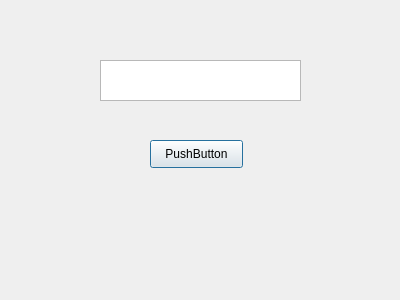
<?xml version="1.0" encoding="UTF-8"?>
<ui version="4.0">
 <class>MyDialog</class>
 <widget class="QDialog" name="MyDialog">
  <property name="geometry">
   <rect>
    <x>0</x>
    <y>0</y>
    <width>400</width>
    <height>300</height>
   </rect>
  </property>
  <property name="windowTitle">
   <string>Dialog</string>
  </property>
  <widget class="QTextEdit" name="textEdit">
   <property name="geometry">
    <rect>
     <x>100</x>
     <y>60</y>
     <width>201</width>
     <height>41</height>
    </rect>
   </property>
  </widget>
  <widget class="QPushButton" name="pushButton">
   <property name="geometry">
    <rect>
     <x>150</x>
     <y>140</y>
     <width>93</width>
     <height>28</height>
    </rect>
   </property>
   <property name="text">
    <string>PushButton</string>
   </property>
  </widget>
 </widget>
 <resources/>
 <connections/>
</ui>
